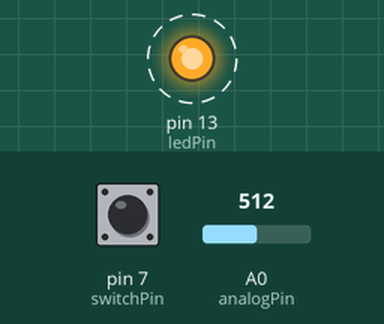
Recording of a sketch running on a simulated Arduino Uno, built with avr-gcc and run on an emulated ATmega328P. Shown: output pins drawn as LEDs (lit = HIGH). Dashed ring = blinking. Inputs (shaded band) come from the test bench; at power-on: pin 7 (switchPin) HIGH, A0 (analogPin) = 512. Random numbers use the default seed unless the sketch sets one; what the sketch prints to the serial monitor is not drawn.

Above: at 0.5 s.
Timing chart, 0 to 3.2 s (numbered marks = the images above):
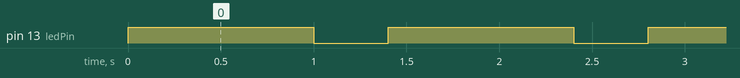

The sketch:

FirstAndr.ino
```cpp
// Visual Micro is in vMicro>General>Tutorial Mode
//
/*
    Name:       FirstAndr.ino
    Created:	16.12.2020 9:08:23
    Author:     ANDR\Andrei_317
*/

// Define User Types below here or use a .h file
//


// Define Function Prototypes that use User Types below here or use a .h file
//


// Define Functions below here or use other .ino or cpp files
//
int ledPin = 13;
int switchPin = 7;
int analogPin = A0;
// The setup() function runs once each time the micro-controller starts
void setup()
{
	pinMode(ledPin, OUTPUT);
	pinMode(switchPin, INPUT_PULLUP);
	//Flash(500, 15);
	Serial.begin(9600);
}

// Add the main program code into the continuous loop() function
void loop()
{
	Serial.println(analogRead(analogPin) / 204.6);
	int randomDelay = random(100, 1000);
	if (digitalRead(switchPin) == LOW)	{
		//Serial.println("Connected");
		//Serial.println(digitalRead(switchPin));
		Flash(randomDelay, 1);
	}
	else {
		//Serial.println("Disconect");
		//Serial.println(digitalRead(switchPin));
		Flash(400, 1);
	}

}
void Flash(int delayPeriod, int n) {
	for (int i = 0; i < n;i++) {
		digitalWrite(ledPin, HIGH);
		delay(1000);
		digitalWrite(ledPin, LOW);
		delay(delayPeriod);
	}
}
```

Measured:
- by itself, pin 13 (ledPin): alternates HIGH for 1.0 s and LOW for 0.40 s
